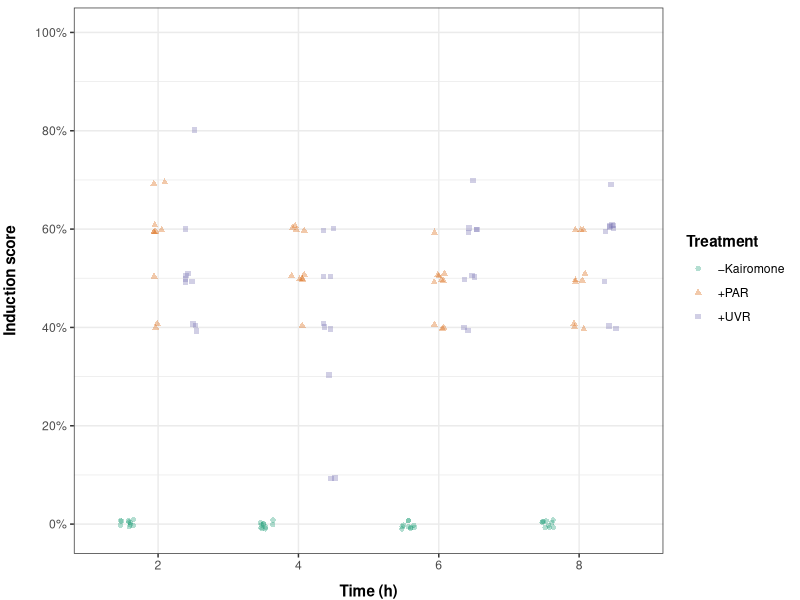

This chart was generated by the following R code:
library(tidyverse)
library(patchwork)

efficacy_data <- read_csv("data/Data_Experiment_Effectivity of kairomones.csv")

fig_s1 <- efficacy_data %>% 
  select(Treatment, Hour, Pedestal_score, Neckteeth_count) %>% 
  mutate(Treatment = case_when(Treatment == "CONTROL" ~ "\U2212Kairomone",
                               Treatment == "PAR" ~ "+PAR",
                               Treatment == "UVR" ~ "+UVR"),
         Treatment = fct_relevel(Treatment, "\U2212Kairomone", "+PAR", "+UVR"),
         Hour = as.character(Hour),
         Hour = fct_relevel(Hour, "2", "4", "6", "8"),
         Pedestal_score = fct_relevel(Pedestal_score, "A", "B", "C"),
         Pedestal_score = as.integer(Pedestal_score) - 1L,
         Neckteeth_induction = case_when(Pedestal_score == 0L ~ (Neckteeth_count * 0.1) + 0.0,
                                         Pedestal_score == 1L ~ (Neckteeth_count * 0.1) + 0.3,
                                         Pedestal_score == 2L ~ (Neckteeth_count * 0.1) + 0.5)) %>% 
  ggplot() +
  geom_jitter(mapping = aes(x = Hour, y = Neckteeth_induction, colour = Treatment, shape = Treatment), 
              position = position_jitterdodge(jitter.width = 1/4, dodge.width = 2/3, jitter.height = 1/100), 
              alpha = 1/3) +
  scale_color_brewer(palette = "Dark2") +
  scale_y_continuous(breaks = c(0, 0.2, 0.4, 0.6, 0.8, 1), labels = scales::label_percent(), limits = c(NA, 1), 
                     minor_breaks = 0:10/10) +
  labs(x = "Time (h)",
       y = "Induction score") +
  theme_bw() +
  theme(axis.title = element_text(face = "bold"),
        legend.title = element_text(face = "bold"),
        strip.text = element_text(face = "bold"),
        axis.title.x = element_text(vjust = -1),
        axis.title.y = element_text(vjust = 4),
        plot.margin = margin(b = 5.5, l = 11, t = 5.5, r = 5.5))

ggsave("figures/figure_s1.png", fig_s1, width = 5.25, height = 3.5, units = "in", dpi = 600, type = "cairo-png")
